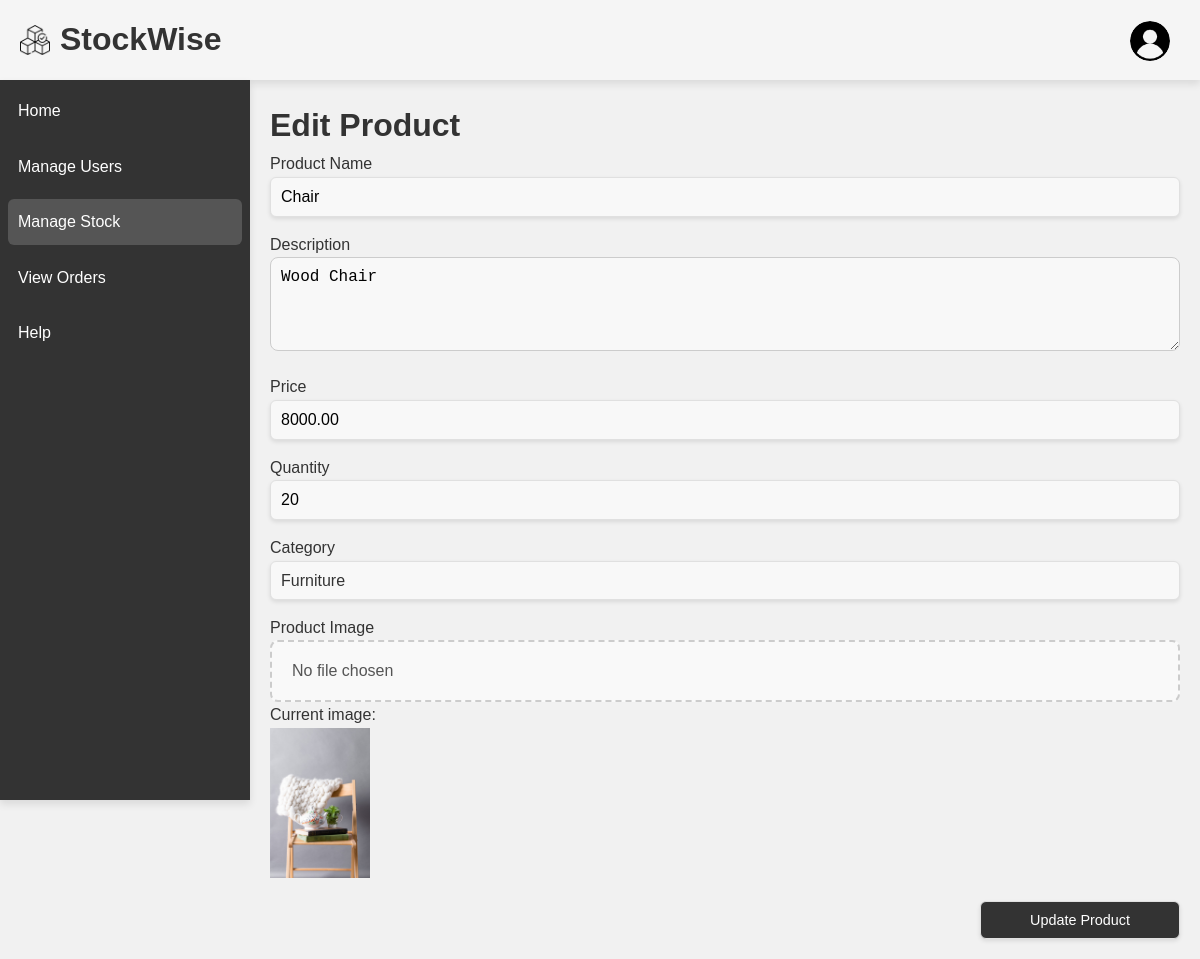
The page /admin/stock_edit.php?id=1 (signed in) on the database its author committed.
### tables this page shows
CREATE TABLE products (
    id INT AUTO_INCREMENT PRIMARY KEY,
    name VARCHAR(100) NOT NULL,
    description TEXT,
    category VARCHAR(50) NOT NULL,
    price DECIMAL(10,2) NOT NULL,
    quantity INT NOT NULL,
    image VARCHAR(255)
);

### admin/stock_edit.php (the view, shortened to what this page needs)
<?php
include '../db.php';
if (isset($_GET['id'])) {
    $product_id = $_GET['id'];
    $query = "SELECT * FROM products WHERE id = '$product_id'";
    $result = mysqli_query($conn, $query);
    if (mysqli_num_rows($result) > 0) {
        $product = mysqli_fetch_assoc($result);
    } else {
        echo "Product not found.";
        exit();
    }
} else {
    echo "Invalid product ID.";
    exit();
}
?>
<!DOCTYPE html>
<html lang="en">
<head>
    <link rel="stylesheet" href="../style.css">
</head>
<body>
    <div class="admin-container">
        <?php include('../navbar.php'); ?>
        <?php include 'sidebar.php'; ?>
        <div class="admin-content">
            <h1 class="page-title">Edit Product</h1>
            <form action="stock_edit.php?id=<?php echo $product['id']; ?>" method="POST" enctype="multipart/form-data">
                <div class="form-group">
                    <label for="name">Product Name</label>
                    <input type="text" name="name" id="name" value="<?php echo $product['name']; ?>" required>
                </div>
                <div class="form-group">
                    <label for="description">Description</label>
                    <textarea name="description" id="description" rows="4" required><?php echo $product['description']; ?></textarea>
                </div>
                <div class="form-group">
                    <label for="price">Price</label>
                    <input type="number" name="price" id="price" step="0.01" value="<?php echo $product['price']; ?>" required>
                </div>
                <div class="form-group">
                    <label for="quantity">Quantity</label>
                    <input type="number" name="quantity" id="quantity" value="<?php echo $product['quantity']; ?>" required>
                </div>
                <div class="form-group">
                    <label for="category">Category</label>
                    <select name="category" id="category">
                        <?php
                        $categories = ['Electronic', 'Clothing', 'Furniture', 'Food', 'Other'];
                        foreach ($categories as $cat) {
                            echo "<option value='$cat'" . ($product['category'] == $cat ? ' selected' : '') . ">$cat</option>";
                        }
                        ?>
                    </select>
                </div>
                <div class="form-group">
                    <label for="image">Product Image</label>
                    <input type="file" name="image" id="image" accept="image/*">
                    <p>
                    <p>Current image:</p> <img src="<?php echo $product['image']; ?>" alt="Current Image" width="100"></p>
                </div>
                <button type="submit" class="create-btn">Update Product</button>
            </form>
        </div>
    </div>
</body>
</html>

### style.css (style rules this page uses)
* { margin: 0; padding: 0; box-sizing: border-box; }
:root { --primary-bg: #ffffff; --secondary-bg: #f8f8f8; --primary-text: #333333; --border-color: #e0e0e0; --shadow-color: rgba(0, 0, 0, 0.1); --button-bg: #333333; --button-text: #ffffff; --button-hover-bg: #555555; --navbar-bg: #f1f1f1; --navbar-text: #333333; }
body { font-family: Arial, sans-serif; background-color: var(--primary-bg); color: var(--primary-text); line-height: 1.6; margin: 0; padding: 0; max-height: 100vh; background-color: var(--navbar-bg); }
.admin-container { min-height: 100vh; }
.admin-content { padding: 20px; width:calc( 100vw-250px); margin-left: 250px; }
.form-group { margin-bottom: 15px; width: 100%; font-size: 1rem; color: var(--primary-text); }
input[type="text"], input[type="number"], input[type="password"] { width: 100%; padding: 10px; border: 1px solid var(--border-color); border-radius: 6px; background-color: var(--secondary-bg); box-shadow: 0 2px 4px var(--shadow-color); font-size: 1rem; transition: box-shadow 0.3s ease; }
textarea { width: 100%; padding: 10px; border-radius: 8px; border: 1px solid #ccc; font-size: 1rem; background-color: var(--secondary-bg); resize: vertical; }
input[type="file"] { width: 100%; padding: 20px; border-radius: 8px; border: 2px dashed #ccc; background-color: #f9f9f9; cursor: pointer; text-align: center; font-size: 1rem; color: #555; }
select { width: 100%; padding: 10px; border: 1px solid var(--border-color); border-radius: 6px; background-color: var(--secondary-bg); color: var(--primary-text); font-size: 1rem; appearance: none; box-shadow: 0 2px 4px var(--shadow-color); }
button { width: 100%; padding: 10px; background-color: var(--button-bg); color: var(--button-text); border: 1px solid var(--border-color); border-radius: 6px; cursor: pointer; transition: background-color 0.3s ease; font-size: 0.9rem; box-shadow: 0 2px 4px var(--shadow-color); }
.create-btn { width: 200px; float:right; margin-bottom: 20px; }
.page-title { display: inline; }

### rows shown on the page
products: name "Chair", description "Wood Chair", price "8000.00", quantity "20", category "Furniture", image (picture)
